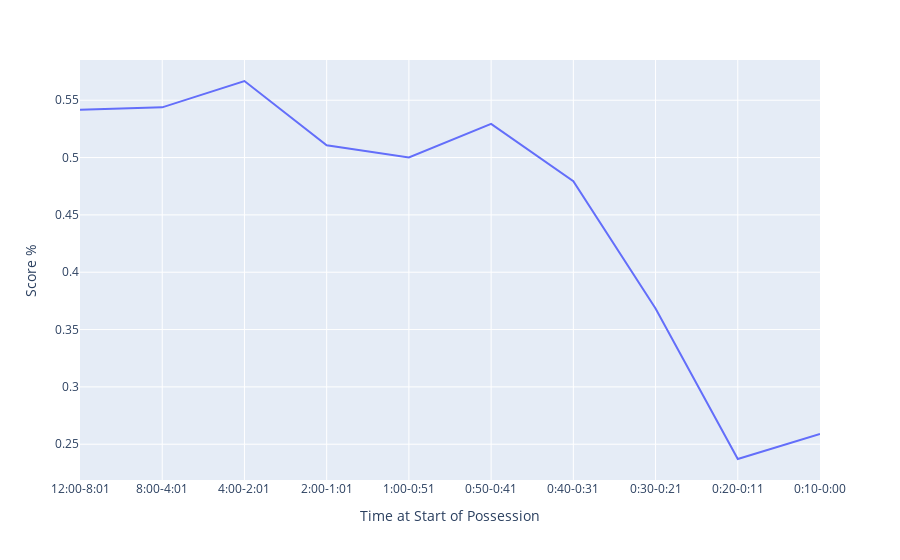

This figure's notebook cell:
### Markdown cell above
# Scores vs Time Remaining

### Code cell
def sec_to_min(seconds):
    minutes = int(seconds/60)
    seconds_left = seconds%60
    return f"{minutes}:{seconds_left:02d}"
    
def bin_labels(bins):
    return [f"{sec_to_min(bins[i+1])}-{sec_to_min(x+1)}" for i, x in enumerate(bins[:-1])]

s = audl.Season(upload=False, download=False)
bins = [-1, 10, 20, 30, 40, 50, 60, 120, 240, 480, 720]
labels = bin_labels(bins)
df = (
    s.get_games(small_file=False)
    .query("t==1")
#     .query("period==[1,2,3,]")
    .assign(s_before_bucket=lambda x: pd.Categorical(pd.cut(x["s_before"],
                                                            bins=bins,
                                                            labels=labels),
                                                     categories=reversed(labels),
                                                     ordered=True))
    .groupby(["s_before_bucket", "possession_outcome_general"])
    .size()
    .groupby(level=["s_before_bucket"])
    .apply(lambda x: x/x.sum())
    .rename("pct")
    .reset_index()
    .query("possession_outcome_general=='Score'")
#     .plot(x="s_before_bucket", y="pct")
#     [["game_id", "team_id", "t", "event_name", "event_number",
#       "period", "s", "s_before", "s_after", "s_before_bucket", "possession_outcome_general"]]
    .rename(columns={
        "s_before_bucket": "Time at Start of Possession",
        "pct": "Score %"
    })
)
px.line(df, x="Time at Start of Possession", y="Score %")

### Figure 1 — Plotly figure (JSON) as saved in the notebook; plotly's stock layout.template omitted (floating-point values rounded to 4 significant figures)
{"data": [{"hovertemplate": "Time at Start of Possession=%{x}<br>Score %=%{y}<extra></extra>", "legendgroup": "", "line": {"color": "#636efa", "dash": "solid"}, "mode": "lines", "name": "", "orientation": "v", "showlegend": false, "type": "scatter", "x": ["12:00-8:01", "8:00-4:01", "4:00-2:01", "2:00-1:01", "1:00-0:51", "0:50-0:41", "0:40-0:31", "0:30-0:21", "0:20-0:11", "0:10-0:00"], "xaxis": "x", "y": [0.5417, 0.5438, 0.5668, 0.5107, 0.5, 0.5294, 0.4795, 0.3684, 0.2371, 0.259], "yaxis": "y"}], "layout": {"legend": {"tracegroupgap": 0}, "margin": {"t": 60}, "xaxis": {"anchor": "y", "domain": [0, 1], "title": {"text": "Time at Start of Possession"}}, "yaxis": {"anchor": "x", "domain": [0, 1], "title": {"text": "Score %"}}}}
